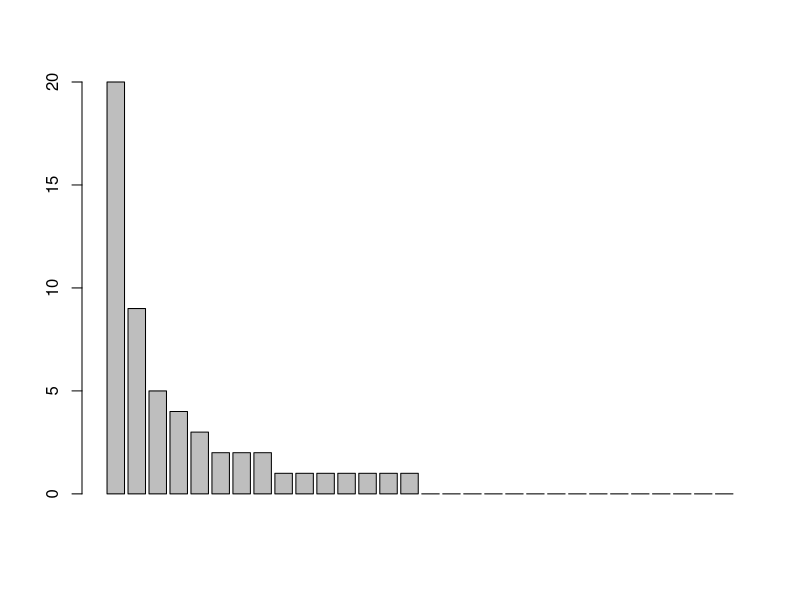
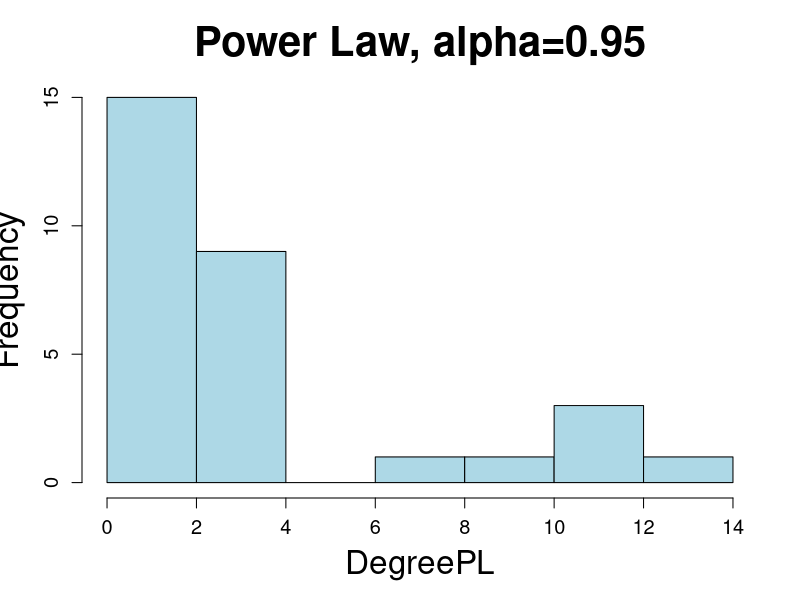
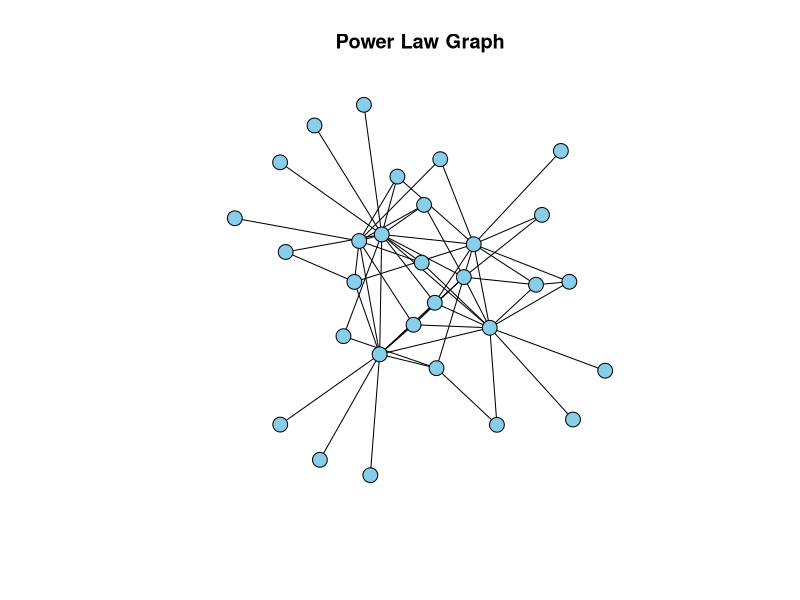
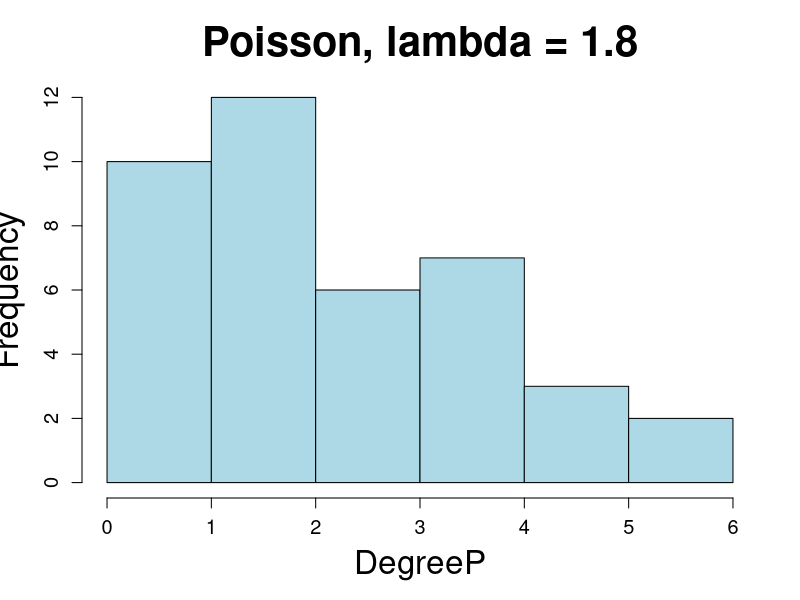
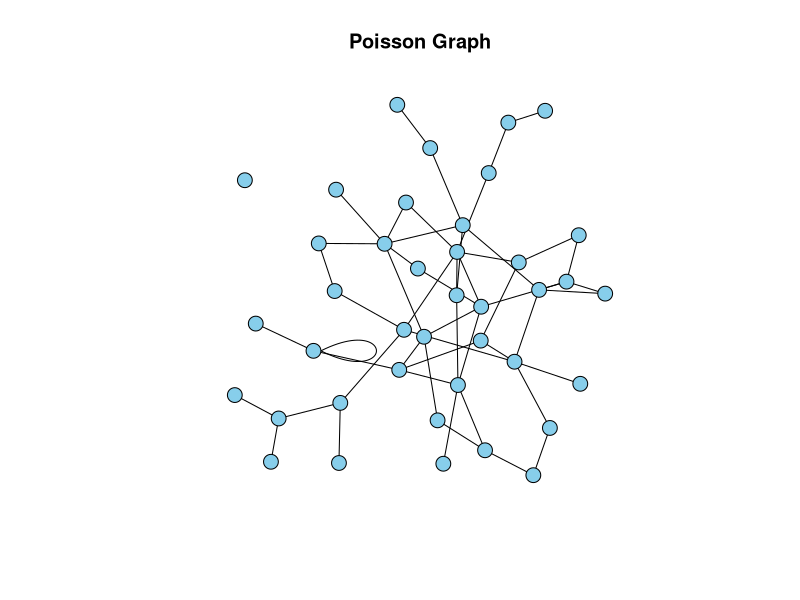

Reproduce these figures in R, in order.
###########################################################
#  GENERATING RANDOM GRAPHS FROM SPECIFIED DEGREE DIST.   #
###########################################################

install.packages("igraph")
library('igraph')

# PowerLaw Graph

x=1:30
y=floor(20*x^(-1.1))
barplot(y)
prob = y/sum(y)
#set.seed(7515)
# Sample integers according to a power law distribution
DegreePL = sample(30,30,prob,replace=T)
#' The next line of code insures that the total sum of
#' degrees in the graph is even. It would be impossible
#' to draw a graph if this weren't the case
if (!(sum(DegreePL)%%2==0)) {DegreePL[1]=DegreePL[1]+as.integer(1)}
# Look at the Degree Distribution that we just generated
hist(DegreePL,col = c("lightblue"), main="Power Law, alpha=0.95", cex.lab=2,cex.main=2.5,cex.axis=1.2)
# Draw a random graph that has that degree distribution
randomg <- degree.sequence.game(DegreePL,method="vl")
plot(randomg, vertex.label=NA, vertex.size = 8, vertex.color = "skyblue", edge.color = "black", main ="Power Law Graph")

# Poisson Graph

DegreeP=rpois(40, lambda = 3)
if (!(sum(DegreeP)%%2==0)) {DegreeP[1]=DegreeP[1]+as.integer(1)}
# Look at the Degree Distribution that we just generated
hist(DegreeP, col = c("lightblue"), main="Poisson, lambda = 1.8", cex.lab=2,cex.main=2.5,cex.axis=1.2)
# Draw a random graph that has that degree distribution
randomg <- degree.sequence.game(DegreeP,method="simple")
plot(randomg, vertex.label=NA, vertex.size = 8, vertex.color = "skyblue", edge.color = "black", main ="Poisson Graph")

